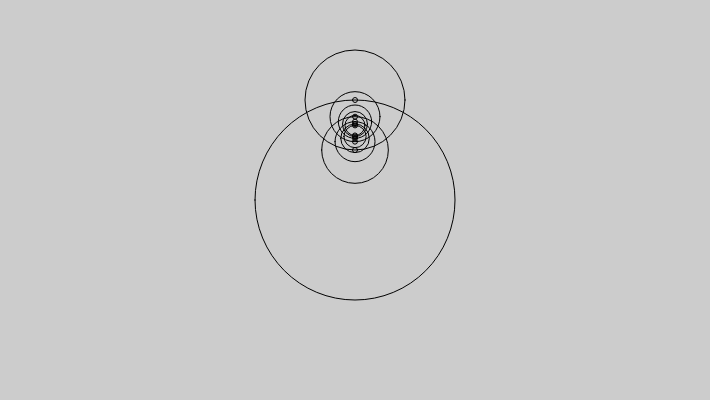
Frame 1 (no input)
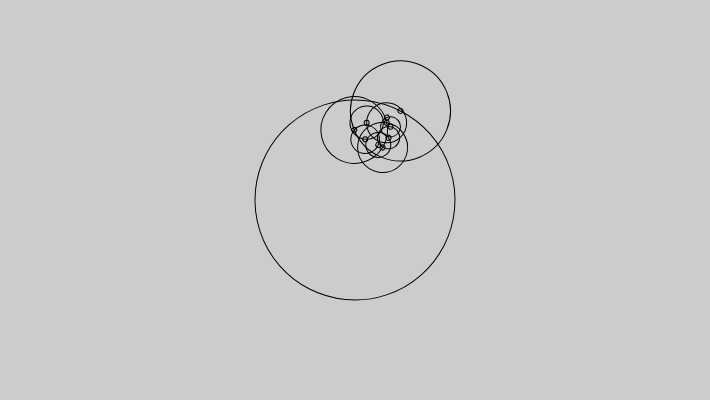
Frame 60 (no input)
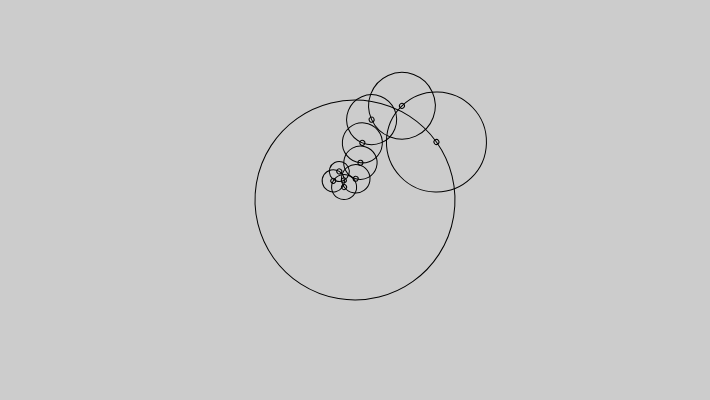
Frame 120 (the mouse pressed at the canvas centre since frame 60)

The p5.js sketch that drew these frames (run headless with seeded random() and noise() and a simulated clock; from frame 60 on, the mouse is pressed at the canvas centre):

// p5.js sketch
// ── sketch.js
let NUMSINES = 10; 
let sines = new Array(NUMSINES);
let rad;
let i; 
let fund = 0.008; 
let ratio = 0.5; 
let alpha = 60; 
let trace = false; 

function setup() {
  createCanvas(710, 400);

  rad = height / 4; 
  background(204); 

  for (let i = 0; i<sines.length; i++) {
    sines[i] = PI;
  }
}

function draw() {
  if (!trace) {
    background(204); 
    stroke(0, 255); 
    noFill(); 
  }

  
  push(); 
  translate(width / 2, height / 2); 

  for (let i = 0; i < sines.length; i++) {
    let erad = 0; 
    if (trace) {
      stroke(0, 0, 255 * (float(i) / sines.length), alpha); 
      fill(0, 0, 255, alpha / 2); 
      erad = 5.0 * (1.0 - float(i) / sines.length); 
    }
    let radius = rad / (i + 1); 
    rotate(sines[i]); 
    if (!trace) ellipse(0, 0, radius * 2, radius * 2); 
    push(); 
    translate(0, radius); 
    if (!trace) ellipse(0, 0, 5, 5); 
    if (trace) ellipse(0, 0, erad, erad); 
    pop();
    translate(0, radius); 
    sines[i] = (sines[i] + (fund + (fund * i * ratio))) % TWO_PI; 
  }

  pop(); 

}

function keyReleased() {
  if (key==' ') {
    trace = !trace;
    background(255);
  }
}
